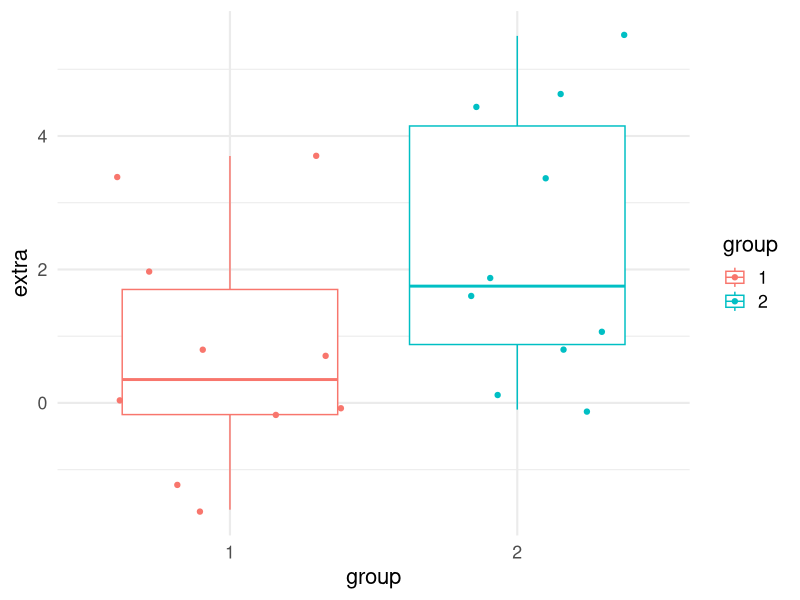

Here is the R script that generated this plot:
## ---- chunk 1
knitr::opts_chunk$set(echo = TRUE)
## ---- chunk 2
summary(cars)
## ---- chunk 3
library(ggplot2)
ggplot(data = sleep, aes(x = group, y = extra, color = group)) +
  geom_boxplot() +
  geom_jitter() +
  theme_minimal(base_size = 16)
## ---- chunk 4
# automatically create a bib database for R packages
bib <- knitr::write_bib(
  x = c(
    .packages(), "knitr", "rmarkdown"
  ), file = NULL, prefix = ""
)
bib <- unlist(bib)
# remove the ugly single quotes required by CRAN policy
bib <- gsub("(\\\n)", " ", bib)
xfun::write_utf8(bib, "packages.bib")
